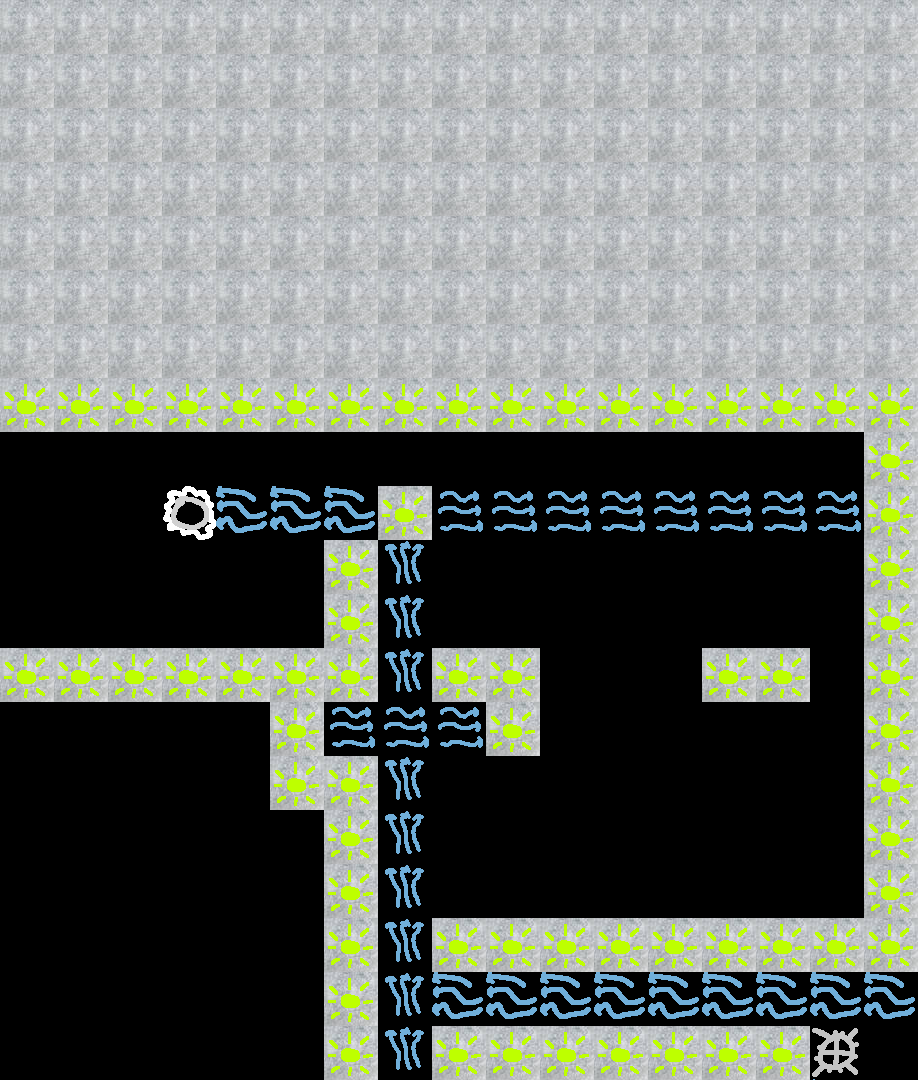

This is a level from a 2D game, rendered from its Tiled map with the project's own tilesets. A one-line summary and the map file follow, with tile-layer data summarised:
An orthogonal 17x20 tile map with 54x54 px tiles, 2 tile layers (Tile Layer 1, Tile Layer 2).

<map version="1.9" tiledversion="1.9.2" orientation="orthogonal" renderorder="right-down" width="17" height="20" tilewidth="54" tileheight="54" infinite="0" nextlayerid="3" nextobjectid="1">
 <tileset firstgid="1" source="temp2.tsx" />
 <layer id="1" name="Tile Layer 1" width="17" height="20">
  <data>[340 cells, 218 non-empty, 6 distinct tile ids]</data>
 </layer>
 <layer id="2" name="Tile Layer 2" width="17" height="20">
  <data>[340 cells, 65 non-empty, 1 distinct tile ids]</data>
 </layer>
</map>
